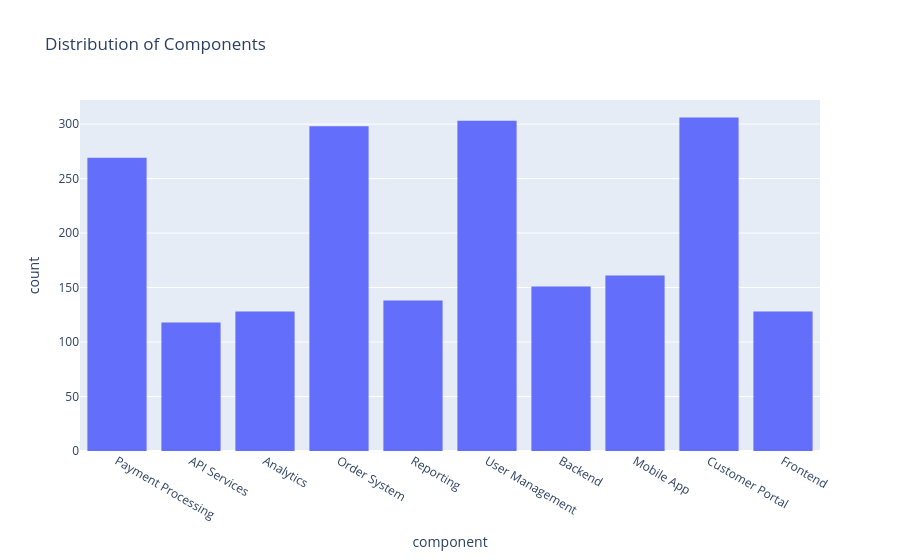

Notebook code for this chart:
### Code cell
# distribution of rows for each component
fig_resolution = px.histogram(df, x='component', title='Distribution of Components')
fig_resolution.show()

### Figure 1 — Plotly figure (JSON) as saved in the notebook; plotly's stock layout.template omitted (floating-point values rounded to 4 significant figures; data arrays with more than 128 entries replaced by an {"elided": "..."} marker saying what was removed)
{"data": [{"bingroup": "x", "hovertemplate": "component=%{x}<br>count=%{y}<extra></extra>", "legendgroup": "", "marker": {"color": "#636efa", "pattern": {"shape": ""}}, "name": "", "orientation": "v", "showlegend": false, "type": "histogram", "x": {"elided": "2000 str values"}, "xaxis": "x", "yaxis": "y"}], "layout": {"barmode": "relative", "legend": {"tracegroupgap": 0}, "title": {"text": "Distribution of Components"}, "xaxis": {"anchor": "y", "domain": [0, 1], "title": {"text": "component"}}, "yaxis": {"anchor": "x", "domain": [0, 1], "title": {"text": "count"}}}}
